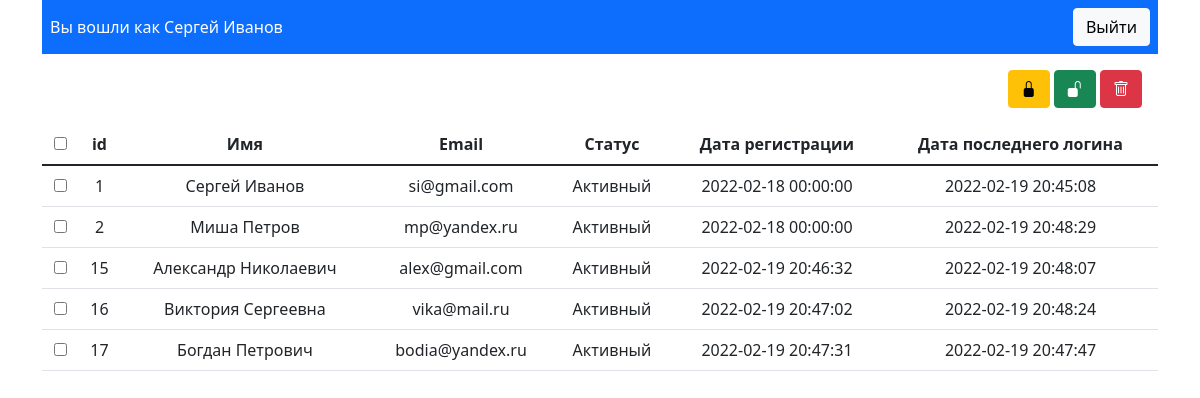
/index.php (signed in), run on the app's committed database.
### tables this page shows
CREATE TABLE `users` (
  `id` int(11) NOT NULL,
  `name` varchar(30) NOT NULL,
  `email` varchar(30) NOT NULL,
  `password` varchar(30) NOT NULL,
  `is_blocked` tinyint(1) NOT NULL DEFAULT 0,
  `create_date` datetime NOT NULL DEFAULT current_timestamp(),
  `last_login_date` datetime DEFAULT NULL
);

### index.php (the view, shortened to what this page needs)
<?php
	$dbh = new PDO('mysql: host=localhost; dbname=itask3; charset=utf8', 'root', '');
	$sth = $dbh->query("SELECT * FROM users");
	$sth->setFetchMode(PDO::FETCH_ASSOC);
?>
<!DOCTYPE html>
<html>
	<head>
		<link href="https://cdn.jsdelivr.net/npm/bootstrap@5.1.3/dist/css/bootstrap.min.css" rel="stylesheet">
		<link rel="stylesheet" href="https://cdn.jsdelivr.net/npm/bootstrap-icons@1.8.1/font/bootstrap-icons.css">
	</head>
	<body>
		<div class="container">
			<nav class="navbar navbar-dark bg-primary px-2">
				<div class="text-white">Вы вошли как <?= $_SESSION['name']; ?></div>
				<a href="index.php?logout=1" class="btn btn-light">Выйти</a>
			</nav>
			<form method="GET">
				<div class="p-3 text-end">
					<button type="submit" class="btn btn-warning" name="block"><i class="bi bi-lock-fill"></i></button>
					<button type="submit" class="btn btn-success" name="unblock"><i class="bi bi-unlock-fill"></i></button>
					<button type="submit" class="btn btn-danger" name="delete"><i class="bi bi-trash"></i></button>
				</div>
				<table class="table text-center">
					<thead>
						<tr>
							<th scope="col">
								<input type="checkbox" name="all_users" id="all_users">
							</th>
							<th scope="col">id</th>
							<th scope="col">Имя</th>
							<th scope="col">Email</th>
							<th scope="col">Статус</th>
							<th scope="col">Дата регистрации</th>
							<th scope="col">Дата последнего логина</th>
						</tr>
					</thead>
					<tbody>
						<?php while ( $row = $sth->fetch() ): ?>
							<tr>
								<td>
									<input type="checkbox" name="users_id[]" class="user_checkbox" value="<?= $row['id']; ?>">
								</td>
								<td><?= $row['id']; ?></td>
								<td><?= $row['name']; ?></td>
								<td><?= $row['email']; ?></td>
								<?= ($row['is_blocked']) ? '<td>Заблокирован</td>' : '<td>Активный</td>'; ?>
								<td><?= $row['create_date']; ?></td>
								<td><?= $row['last_login_date']; ?></td>
							</tr>
						<?php endwhile; ?>
					</tbody>
				</table>
			</form>
		</div>
	</body>
</html>

### data on the page
users: id "1", name "Сергей Иванов", email "si@gmail.com", is_blocked "Активный", create_date "2022-02-18 00:00:00", last_login_date "2022-02-19 20:45:08"
users: id "2", name "Миша Петров", email "mp@yandex.ru", is_blocked "Активный", create_date "2022-02-18 00:00:00", last_login_date "2022-02-19 20:48:29"
users: id "15", name "Александр Николаевич", email "alex@gmail.com", is_blocked "Активный", create_date "2022-02-19 20:46:32", last_login_date "2022-02-19 20:48:07"
users: id "16", name "Виктория Сергеевна", email "vika@mail.ru", is_blocked "Активный", create_date "2022-02-19 20:47:02", last_login_date "2022-02-19 20:48:24"
users: id "17", name "Богдан Петрович", email "bodia@yandex.ru", is_blocked "Активный", create_date "2022-02-19 20:47:31", last_login_date "2022-02-19 20:47:47"

### other printed values
$_SESSION['name'] "Сергей Иванов"
